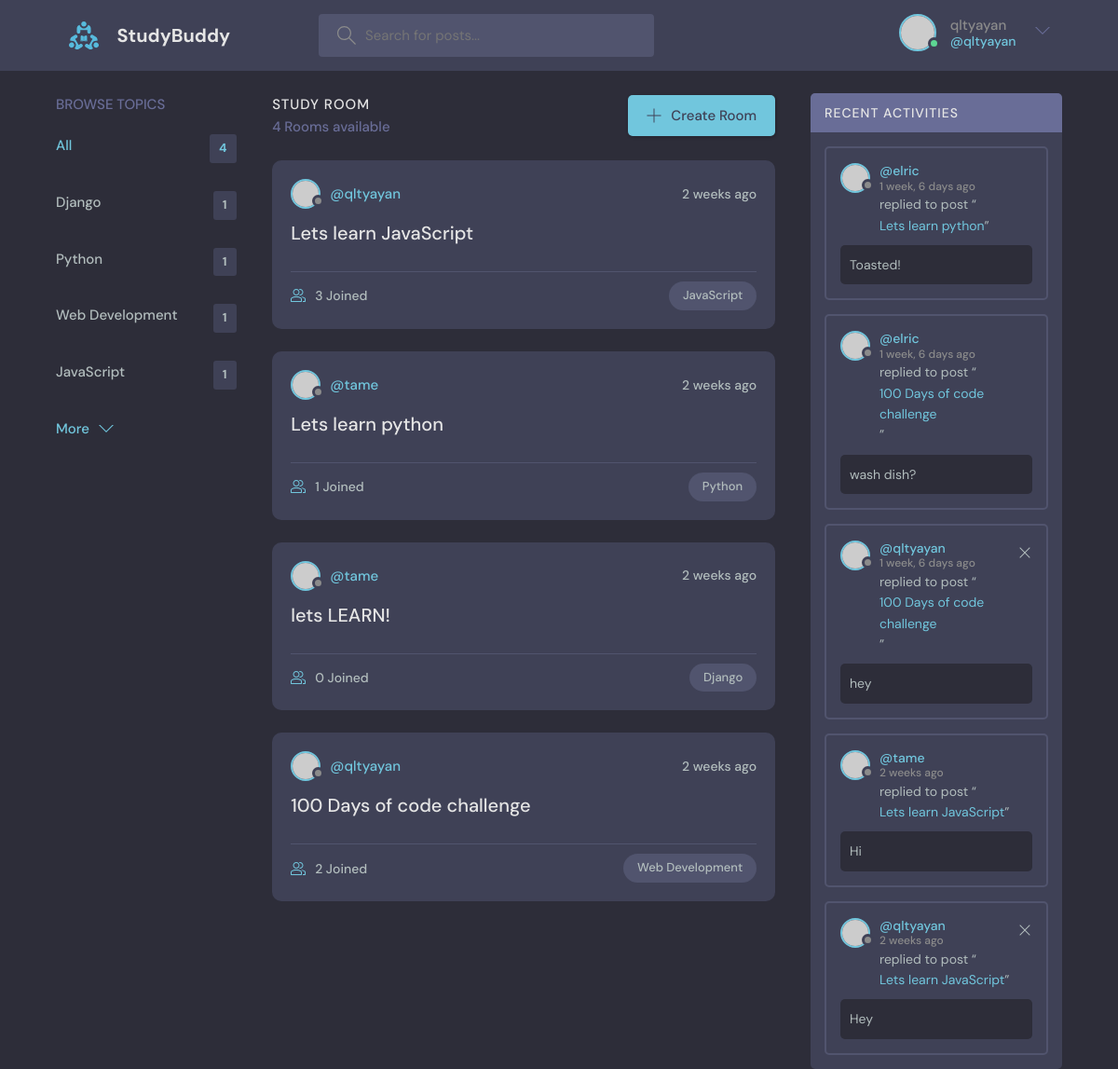
The app's page / (signed in) with its own data.
### base/models.py (models this page shows, shortened)
class Topic(models.Model):
    name=models.CharField(max_length=200)

class Room(models.Model):
    host =  models.ForeignKey(User, on_delete = models.SET_NULL, null=True)
    topic = models.ForeignKey(Topic, on_delete = models.SET_NULL, null=True)
    name = models.CharField(max_length=200)
    description = models.TextField(null=True, blank=True)
    participants = models.ManyToManyField(User, related_name='participants', blank=True)
    update = models.DateTimeField(auto_now=True) # will be used in the class Meta
    created = models.DateTimeField(auto_now_add=True) # will be used in the class Meta
    class Meta:
        ordering = ['-update', '-created'] #with "-" means updated order

class Message(models.Model):
    user = models.ForeignKey(User,on_delete=models.CASCADE)
    room =  models.ForeignKey(Room, on_delete=models.CASCADE)
    body = models.TextField()
    update = models.DateTimeField(auto_now=True) # latest update timestamp
    created = models.DateTimeField(auto_now_add=True) # time of creation
    class Meta:
        ordering = ['-update', '-created'] #with "-" means updated order

### base/views.py (the view)
# urls.py: path('', views.home, name='home'),
def home(request):
    q = request.GET.get('q')    if request.GET.get('q') != None else ''
    rooms = Room.objects.filter(
        Q(topic__name__icontains=q) | #used to search with topic name
        Q(name__icontains=q) |          #used to search with user name
        Q(description__icontains=q)  #used to search with description
        )         # This means that the variable rooms will be available in the template as a variable called rooms
    topics = Topic.objects.all()
    room_count = rooms.count()
    room_messages = Message.objects.filter(Q(room__topic__name__icontains=q))
    context = {'rooms': rooms, 'topics':topics, 'room_count':room_count, 'room_messages':room_messages}      # This means that the variable rooms will be available in the template as a variable called rooms
    return render(request, 'base/home.html', context) #context refers to the value of the dictionary

### base/templates/base/home.html (shortened to what this page needs)
{% extends 'main.html' %}
{% block content %}
<main class="layout layout--3">
    <div class="container">
        {% include 'base/topic_components.html' %}
        <div class="roomList">
            <div class="roomList__header">
                <div>
                    <h2>Study Room</h2>
                    <p>{{room_count}} Rooms available</p>
                </div>
                <a class="btn btn--main" href="{% url 'create-room' %}">
                    <svg version="1.1" xmlns="http://www.w3.org/2000/svg" width="32" height="32" viewBox="0 0 32 32">
                        <title>add</title>
                        <path
                            d="M16.943 0.943h-1.885v14.115h-14.115v1.885h14.115v14.115h1.885v-14.115h14.115v-1.885h-14.115v-14.115z">
                        </path>
                    </svg>
                    Create Room
                </a>
            </div>
            {% include 'base/feed_components.html' %}
        </div>
        {% include 'base/activity_components.html'%}
    </div>
</main>
{% endblock content %}

### templates/navbar.html (shortened to what this page needs)
{% load static %}
<header class="header header--loggedIn">
    <div class="container">
        <a href="{% url 'home' %}" class="header__logo">
            <img src="{% static 'images/logo.svg' %}" />
            <h1>StudyBuddy</h1>
        </a>
        <form class="header__search" method="GET" action="{% url 'home' %}">
            <label>
                <input name="q" placeholder="Search for posts..." />
            </label>
        </form>
        <nav class="header__menu">
            {% if request.user.is_authenticated %}
            <div class="header__user">
                <a href="profile.html">
                    <div class="avatar avatar--medium active">
                        <img src="https://randomuser.me/api/portraits/men/37.jpg" />
                    </div>
                    <p>{{request.user.username}}<span>@{{request.user.username}}</span></p>
                </a>
                <button class="dropdown-button">
                    <svg version="1.1" xmlns="http://www.w3.org/2000/svg" width="32" height="32" viewBox="0 0 32 32">
                        <title>chevron-down</title>
                        <path d="M16 21l-13-13h-3l16 16 16-16h-3l-13 13z"></path>
                    </svg>
                </button>
            </div>
            {% else%}
            <a href="{% url 'login' %}">
                <img src="{% static 'images/avatar.svg' %}" />
                <p>Login</p>
            </a>
            {% endif %}
        </nav>
    </div>
</header>

### base/templates/base/topic_components.html
<div class="topics">
    <div class="topics__header">
        <h2>Browse Topics</h2>
    </div>
    <ul class="topics__list">
        <li>
            <a href="{% url 'home' %}}" class="active">All <span>{{topics.count}}</span></a>
        </li>
        {% for topic in topics %}
        <li>
            <a href="{% url 'home' %}?q={{topic.name}}">{{topic.name}} <span>{{topic.room_set.all.count}}</span></a>
        </li>
        {% endfor %}
    </ul>
    <a class="btn btn--link" href="topics.html">
        More
        <svg version="1.1" xmlns="http://www.w3.org/2000/svg" width="32" height="32" viewBox="0 0 32 32">
            <title>chevron-down</title>
            <path d="M16 21l-13-13h-3l16 16 16-16h-3l-13 13z"></path>
        </svg>
    </a>
</div>

### base/templates/base/feed_components.html (shortened to what this page needs)
{% for room in rooms %}
<div class="roomListRoom">
    <div class="roomListRoom__header">
        <a href="{% url 'user-profile' room.host.id %}" class="roomListRoom__author">
            <div class="avatar avatar--small">
                <img src="https://randomuser.me/api/portraits/women/11.jpg" />
            </div>
            <span>@{{room.host.username}}</span>
        </a>
        <div class="roomListRoom__actions">
            <span>{{room.created|timesince}} ago</span>
        </div>
    </div>
    <div class="roomListRoom__content">
        <a href="{% url 'room' room.id %}">{{room.name}}</a>
    </div>
    <div class="roomListRoom__meta">
        <a href="{% url 'room' room.id %}" class="roomListRoom__joined">
            {{room.participants.all.count}} Joined
        </a>
        <p class="roomListRoom__topic">{{room.topic.name}}</p>
    </div>
</div>
{% endfor %}

### base/templates/base/activity_components.html
<div class="activities">
    <div class="activities__header">
        <h2>Recent Activities</h2>
    </div>
    {% for message in room_messages %}
    <div class="activities__box">
        <div class="activities__boxHeader roomListRoom__header">
            <a href="{% url 'user-profile' message.user.id %}" class="roomListRoom__author">
                <div class="avatar avatar--small">
                    <img src="https://randomuser.me/api/portraits/women/11.jpg" />
                </div>
                <p>
                    @{{message.user}}
                    <span>{{message.created|timesince}} ago</span>
                </p>
            </a>
            {% if request.user == message.user %}
            <div class="roomListRoom__actions">
                <a href="#">
                    <svg version="1.1" xmlns="http://www.w3.org/2000/svg" width="32" height="32" viewBox="0 0 32 32">
                        <title>remove</title>
                        <path
                            d="M27.314 6.019l-1.333-1.333-9.98 9.981-9.981-9.981-1.333 1.333 9.981 9.981-9.981 9.98 1.333 1.333 9.981-9.98 9.98 9.98 1.333-1.333-9.98-9.98 9.98-9.981z">
                        </path>
                    </svg>
                </a>
            </div>
            {% endif %}
        </div>
        <div class="activities__boxContent">
            <p>replied to post “<a href="{% url 'room' message.room.id %}">{{message.room.name}}</a>”</p>
            <div class="activities__boxRoomContent">
                {{message.body}}
            </div>
        </div>
    </div>
    {% endfor %}
</div>

### records on screen
Topic: name "Django", room_set.all.count "1"
Topic: name "Python", room_set.all.count "1"
Topic: name "Web Development", room_set.all.count "1"
Topic: name "JavaScript", room_set.all.count "1"
Room: host.username "qltyayan", created "2 weeks", name "Lets learn JavaScript", participants.all.count "3", topic.name "JavaScript"
Room: host.username "tame", created "2 weeks", name "Lets learn python", participants.all.count "1", topic.name "Python"
Room: host.username "tame", created "2 weeks", name "lets LEARN!", participants.all.count "0", topic.name "Django"
Room: host.username "qltyayan", created "2 weeks", name "100 Days of code challenge", participants.all.count "2", topic.name "Web Development"
Message: user "elric", created "1 week, 6 days", room.name "Lets learn python", body "Toasted!"
Message: user "elric", created "1 week, 6 days", room.name "100 Days of code challenge", body "wash dish?"
Message: user "qltyayan", created "1 week, 6 days", room.name "100 Days of code challenge", body "hey"
Message: user "tame", created "2 weeks", room.name "Lets learn JavaScript", body "Hi"
Message: user "qltyayan", created "2 weeks", room.name "Lets learn JavaScript", body "Hey"

### other values on screen
{{ request.user.username }} "qltyayan"
{{ topics.count }} "4"
{{ room_count }} "4"
